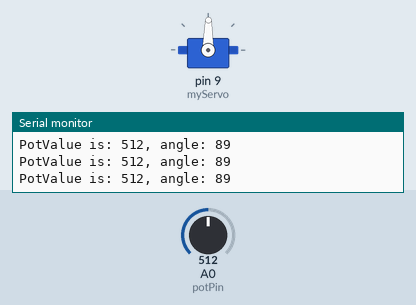
Simulated run of this sketch. Board: Arduino Uno, built with avr-gcc and run on an emulated ATmega328P. Shown: servo, the last lines printed to the serial monitor. Inputs (shaded band) come from the test bench; at power-on: A0 (potPin) = 512.

Above: at 1.2 s.
1.3 s: A0 (potPin) set to 557
At 2.4 s:
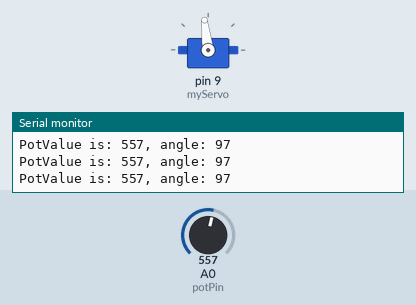
4.3 s: A0 (potPin) set to 582
At 5.0 s:
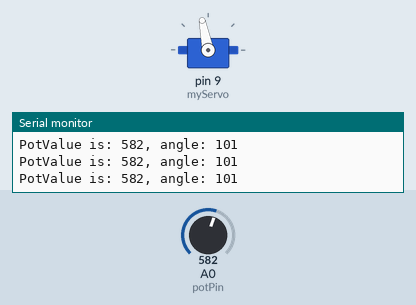
5.8 s: A0 (potPin) set to 306
At 6.4 s:
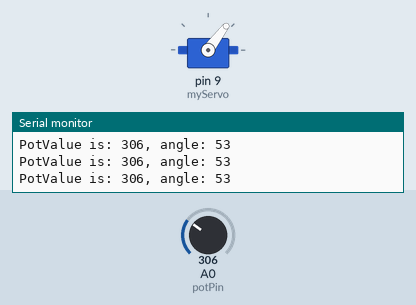
7.3 s: A0 (potPin) set to 122
At 7.7 s:
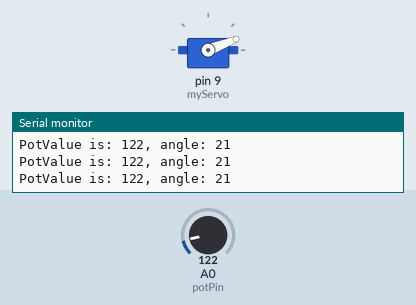
8.8 s: A0 (potPin) set to 1023
At 10.0 s:
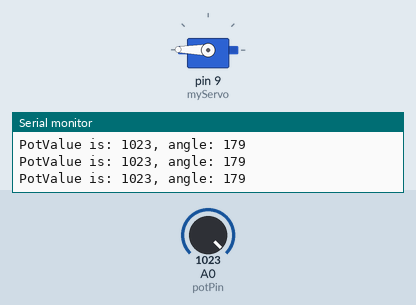
10.3 s: A0 (potPin) set to 1008
At 11.3 s:
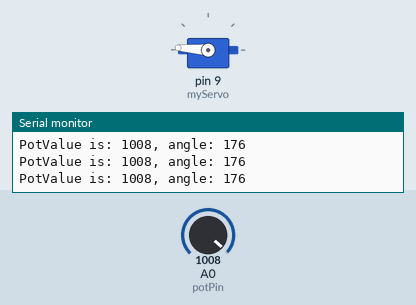
13.3 s: A0 (potPin) set to 989
Timing chart, 0 to 16.3 s (numbered marks = the images above; inputs shaded):
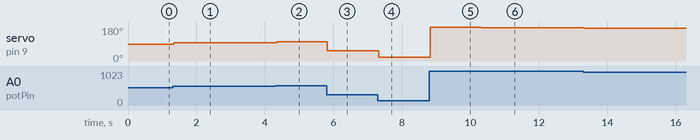

The sketch:

sketch_moodCue.ino
```cpp
#include <Servo.h>
Servo myServo;
int const potPin = A0;
int potValue;
int angle;


void setup() {
  // tell what pin the servo is attached to
  myServo.attach(9);
  Serial.begin(9600);
}

void loop() {
  // put your main code here, to run repeatedly:
  potValue = analogRead(potPin);
  Serial.print("PotValue is: ");
  Serial.print(potValue);
  delay(15);
  angle = map(potValue, 0, 1023, 0, 179);
  Serial.print(", angle: ");
  Serial.println(angle);

  myServo.write(angle);
  delay(15);
}
```

Measured:
- after the input at 1.3 s, servo on pin 9 (myServo): 89° → 97° at once
- after the input at 4.3 s, servo on pin 9 (myServo): 97° → 101° at once
- after the input at 5.8 s, servo on pin 9 (myServo): 101° → 53° at once
- after the input at 7.3 s, servo on pin 9 (myServo): 53° → 21° at once
- after the input at 8.8 s, servo on pin 9 (myServo): 21° → 179° at once
- after the input at 10.3 s, servo on pin 9 (myServo): 179° → 176° at once
- after the input at 13.3 s, servo on pin 9 (myServo): 176° → 173° at once
